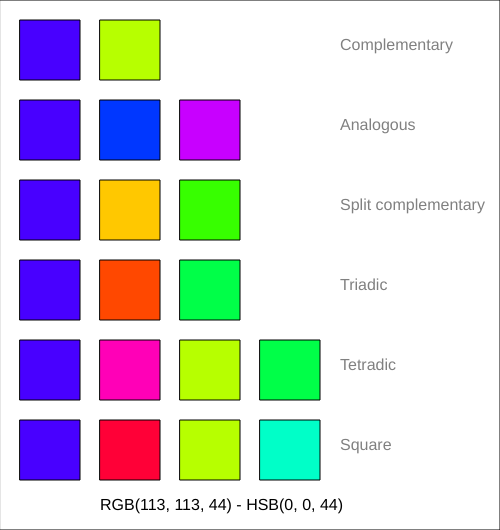
Frame 1 (no input)
Frame 60 (no input): identical to frame 1, image omitted
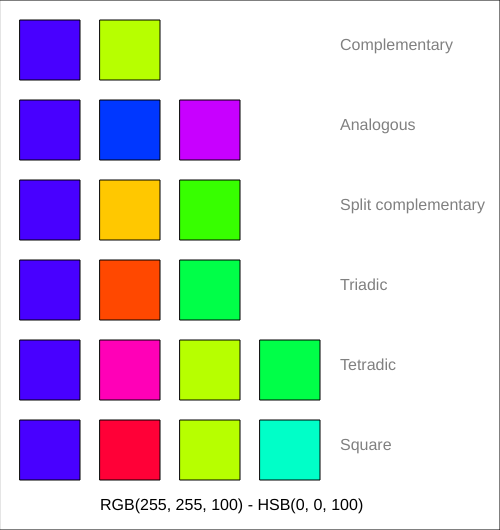
Frame 120 (the mouse pressed at the canvas centre since frame 60)

The p5.js sketch that drew these frames (run headless with seeded random() and noise() and a simulated clock; from frame 60 on, the mouse is pressed at the canvas centre):

// p5.js sketch
// ── sketch.js
/**
Adapted from : https://editor.p5js.org/simontiger/sketches/MVVT1T01n

See alsow : "WK9 HSB Random Analogous Hues Palette" by enickles
https://editor.p5js.org/enickles/sketches/8Bpc7iBmY
and
"HSB color mode - random" by sjnha
https://editor.p5js.org/sjnha/sketches/r1GsiEBSW

Further reading: https://programmingdesignsystems.com/color/color-schemes/index.html#color-schemes-dV9Rf6L

zeredbox - January 2023
https://linktr.ee/zeredbox
**/

let hSlider, sSlider, bSlider;

function setup() {
  createCanvas(500, 530);
  hSlider = createSlider(0, 360, 210);
  sSlider = createSlider(0, 100, 100);
  bSlider = createSlider(0, 100, 100);

  hSlider.style("width", "180px");

  textSize(16);
  keyPressed();
}

function draw() {
  generatePalette();
  let cRGB = get(mouseX, mouseY);
  printColor(cRGB);
}

function generatePalette() {
  colorMode(HSB);

  // Draw border
  fill(255);
  rect(0, 0, width, height);

  //Select base color
  let h = hSlider.value();
  let s = sSlider.value();
  let b = bSlider.value();
  const baseColor = color(h, s, b);

  // Base color
  fill(baseColor);
  for (let i = 20; i<height-60; i+=80){
    rect(20, i, 60, 60)  
  }

  // Complementary color
  fill(50);  
  text("Complementary", 340, 50);
  fill(Palette.getComplementary(baseColor));
  rect(100, 20, 60, 60);

  // Analogos color
  fill(50);
  text("Analogous", 340, 130);
  fill(Palette.getAnalogous1(baseColor));
  rect(100, 100, 60, 60);
  fill(Palette.getAnalogous2(baseColor));
  rect(180, 100, 60, 60);

  // Split complementary color
  fill(50);
  text("Split complementary", 340, 210);
  fill(Palette.getSplitComp1(baseColor));
  rect(100, 180, 60, 60);
  fill(Palette.getSplitComp2(baseColor));
  rect(180, 180, 60, 60);

  // Triadic color
  fill(50);
  text("Triadic", 340, 290);
  fill(Palette.getTriadic1(baseColor));
  rect(100, 260, 60, 60);
  fill(Palette.getTriadic2(baseColor));
  rect(180, 260, 60, 60);

  // Tetradic color
  fill(50);
  text("Tetradic", 340, 370);
  fill(Palette.getTetradic(baseColor));
  rect(100, 340, 60, 60);
  fill(Palette.getComplementary(baseColor));
  rect(180, 340, 60, 60);
  fill(Palette.getTriadic2(baseColor));
  rect(260, 340, 60, 60);

  // Square color
  fill(50);
  text("Square", 340, 450);
  fill(Palette.getSquare1(baseColor));
  rect(100, 420, 60, 60);
  fill(Palette.getComplementary(baseColor));
  rect(180, 420, 60, 60);
  fill(Palette.getSquare2(baseColor));
  rect(260, 420, 60, 60);
}

function printColor(cRGB) {
  let r = cRGB[0];
  let g = cRGB[1];
  let b = cRGB[2];
  
  let cHSB = rgb2hsb(r, g, b);
  let h = Math.round(cHSB[0]);
  let s = Math.round(cHSB[1]);
  let br = Math.round(cHSB[2]);
  
  let colorText = `RGB(${r}, ${g}, ${br}) - HSB(${h}, ${s}, ${br})`;
  fill(0);
  text (colorText, 100, 510)
}

function keyPressed() {
  // Generate random base color
  let h = random(0, 360);
  hSlider.value(h);
}

// Source : https://www.30secondsofcode.org/js/s/rgb-to-hsb
function rgb2hsb(r, g, b){
  r /= 255;
  g /= 255;
  b /= 255;
  const v = Math.max(r, g, b),
    n = v - Math.min(r, g, b);
  const h =
    n === 0 ? 0 : n && v === r ? (g - b) / n : v === g ? 2 + (b - r) / n : 4 + (r - g) / n;
  return [60 * (h < 0 ? h + 6 : h), v && (n / v) * 100, v * 100];
}
// ── palette.js

// Object Palette
const Palette = {
  getComplementary: function (baseColor) {
    return color(
      (hue(baseColor) + 180) % 360,
      saturation(baseColor),
      brightness(baseColor)
    );
  },
  getAnalogous1: function (baseColor) {
    return color(
      (hue(baseColor) + 330) % 360,
      saturation(baseColor),
      brightness(baseColor)
    );
  },
  getAnalogous2: function (baseColor) {
    return color(
      (hue(baseColor) + 30) % 360,
      saturation(baseColor),
      brightness(baseColor)
    );
  },
  getSplitComp1: function (baseColor) {
    return color(
      (hue(baseColor) + 150) % 360,
      saturation(baseColor),
      brightness(baseColor)
    );
  },
  getSplitComp2: function (baseColor) {
    return color(
      (hue(baseColor) + 210) % 360,
      saturation(baseColor),
      brightness(baseColor)
    );
  },
  getTriadic1: function (baseColor) {
    return color(
      (hue(baseColor) + 120) % 360,
      saturation(baseColor),
      brightness(baseColor)
    );
  },
  getTriadic2: function (baseColor) {
    return color(
      (hue(baseColor) + 240) % 360,
      saturation(baseColor),
      brightness(baseColor)
    );
  },
  getTetradic: function (baseColor) {
    return color(
      (hue(baseColor) + 60) % 360,
      saturation(baseColor),
      brightness(baseColor)
    );
  },
  getSquare1: function (baseColor) {
    return color(
      (hue(baseColor) + 90) % 360,
      saturation(baseColor),
      brightness(baseColor)
    );
  },
  getSquare2: function (baseColor) {
    return color(
      (hue(baseColor) + 270) % 360,
      saturation(baseColor),
      brightness(baseColor)
    );
  },
};

// ── style.css
html, body {
  margin: 0;
  padding: 0;
  font-family: sans-serif;
  canvafont-family:display: block;
}

.center {
  text-align: center;
}
canvas {
    padding-left: 0;
    padding-right: 0;
    margin-left: auto;
    margin-right: auto;
    display: block;
}
